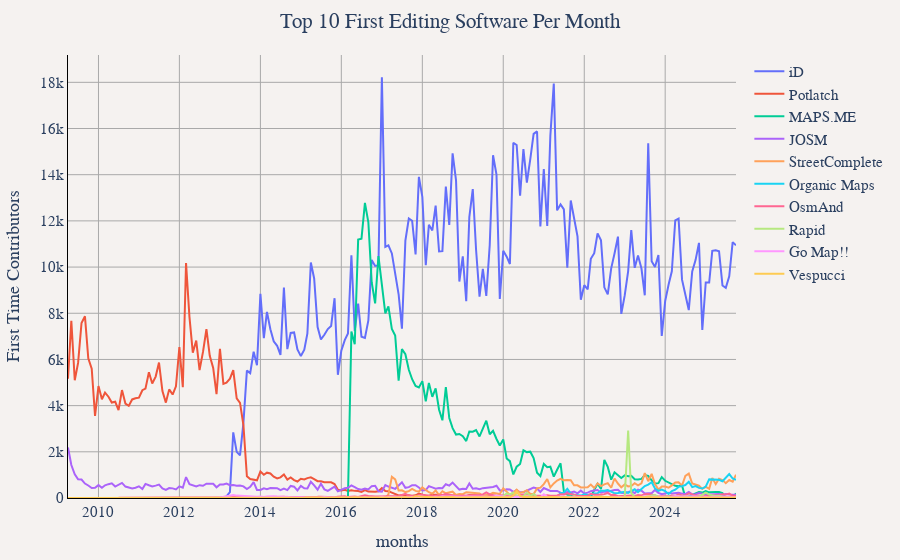

The notebook cell this image was saved under:
### Code cell
df = duckdb.sql("""
WITH top_software AS (
	SELECT created_by
	FROM (
		SELECT
			created_by,
			COUNT(DISTINCT user_name) as total_contributors
		FROM '../changeset_data/year=*/month=*/*.parquet'
		WHERE created_by IS NOT NULL
		GROUP BY created_by
		ORDER BY total_contributors DESC
		LIMIT 10
	)
),
user_first_software AS (
	SELECT 
		user_name,
		created_by,
		year,
		month,
		ROW_NUMBER() OVER (PARTITION BY user_name ORDER BY year, month) as rn
	FROM '../changeset_data/year=*/month=*/*.parquet'
	WHERE created_by IS NOT NULL
),
first_software_only AS (
	SELECT 
		user_name,
		created_by,
		year,
		month,
		CONCAT(year, '-', LPAD(CAST(month as VARCHAR), 2, '0')) as months
	FROM user_first_software
	WHERE rn = 1 AND created_by IN (SELECT created_by FROM top_software)
),
monthly_first_software_counts AS (
	SELECT 
		months,
		created_by,
		COUNT(DISTINCT user_name) as first_time_users
	FROM first_software_only
	GROUP BY months, created_by
)
SELECT 
	months,
	created_by,
	first_time_users as 'First Time Contributors'
FROM monthly_first_software_counts
ORDER BY months""").df()
util.show_figure(
    [
        util.FigureConfig(
            title="Top 10 First Editing Software Per Month",
            x_col="months",
            y_col="First Time Contributors",
            group_col="created_by",
            query_or_df=df,
        ),
    ],
)

### Figure 1 — Plotly figure (JSON) as saved in the notebook; plotly's stock layout.template omitted (floating-point values rounded to 4 significant figures; data arrays with more than 128 entries replaced by an {"elided": "..."} marker saying what was removed)
{"data": [{"hovertemplate": "iD<br>%{x}<br>%{y:,} First Time Contributors<extra></extra>", "name": "iD", "type": "scatter", "visible": true, "x": {"elided": "154 str values"}, "y": {"elided": "154 int values"}}, {"hovertemplate": "Potlatch<br>%{x}<br>%{y:,} First Time Contributors<extra></extra>", "name": "Potlatch", "type": "scatter", "visible": true, "x": {"elided": "184 str values"}, "y": {"elided": "184 int values"}}, {"hovertemplate": "MAPS.ME<br>%{x}<br>%{y:,} First Time Contributors<extra></extra>", "name": "MAPS.ME", "type": "scatter", "visible": true, "x": ["2016-02", "2016-03", "2016-04", "2016-05", "2016-06", "2016-07", "2016-08", "2016-09", "2016-10", "2016-11", "2016-12", "2017-01", "2017-02", "2017-03", "2017-04", "2017-05", "2017-06", "2017-07", "2017-08", "2017-09", "2017-10", "2017-11", "2017-12", "2018-01", "2018-02", "2018-03", "2018-04", "2018-05", "2018-06", "2018-07", "2018-08", "2018-09", "2018-10", "2018-11", "2018-12", "2019-01", "2019-02", "2019-03", "2019-04", "2019-05", "2019-06", "2019-07", "2019-08", "2019-09", "2019-10", "2019-11", "2019-12", "2020-01", "2020-02", "2020-03", "2020-04", "2020-05", "2020-06", "2020-07", "2020-08", "2020-09", "2020-10", "2020-11", "2020-12", "2021-01", "2021-02", "2021-03", "2021-04", "2021-05", "2021-06", "2021-07", "2021-08", "2021-09", "2021-10", "2021-11", "2021-12", "2022-01", "2022-02", "2022-03", "2022-04", "2022-05", "2022-06", "2022-07", "2022-08", "2022-09", "2022-10", "2022-11", "2022-12", "2023-01", "2023-02", "2023-03", "2023-04", "2023-05", "2023-06", "2023-07", "2023-08", "2023-09", "2023-10", "2023-11", "2023-12", "2024-01", "2024-02", "2024-03", "2024-04", "2024-05", "2024-06", "2024-07", "2024-10", "2024-11", "2024-12", "2025-01", "2025-02", "2025-03", "2025-04", "2025-05", "2025-06", "2025-07", "2025-08", "2025-09", "2025-10"], "y": [2, 27, 7207, 6661, 11194, 11231, 12780, 11939, 9342, 8426, 10472, 9328, 7999, 8300, 7317, 7038, 5077, 6447, 6224, 5555, 5144, 4853, 4791, 5061, 4182, 4982, 4383, 4748, 3821, 3365, 4806, 3465, 3026, 2748, 2772, 2673, 2466, 2878, 2869, 2942, 2667, 3003, 3350, 2759, 2907, 2556, 2273, 2532, 1710, 1595, 1020, 1354, 1476, 2067, 1987, 2006, 1730, 1098, 954, 1473, 1332, 1354, 923, 1225, 1501, 278, 142, 142, 117, 69, 52, 70, 54, 41, 346, 620, 387, 1652, 1347, 792, 1114, 981, 867, 979, 945, 957, 811, 797, 828, 994, 958, 766, 627, 642, 906, 745, 675, 616, 529, 509, 540, 16, 180, 263, 234, 298, 245, 265, 261, 255, 213, 31, 17, 11, 199]}, {"hovertemplate": "JOSM<br>%{x}<br>%{y:,} First Time Contributors<extra></extra>", "name": "JOSM", "type": "scatter", "visible": true, "x": {"elided": "199 str values"}, "y": {"elided": "199 int values"}}, {"hovertemplate": "StreetComplete<br>%{x}<br>%{y:,} First Time Contributors<extra></extra>", "name": "StreetComplete", "type": "scatter", "visible": true, "x": ["2016-12", "2017-02", "2017-03", "2017-04", "2017-05", "2017-06", "2017-07", "2017-08", "2017-09", "2017-10", "2017-11", "2017-12", "2018-01", "2018-02", "2018-03", "2018-04", "2018-05", "2018-06", "2018-07", "2018-08", "2018-09", "2018-10", "2018-11", "2018-12", "2019-01", "2019-02", "2019-03", "2019-04", "2019-05", "2019-06", "2019-07", "2019-08", "2019-09", "2019-10", "2019-11", "2019-12", "2020-01", "2020-02", "2020-03", "2020-04", "2020-05", "2020-06", "2020-07", "2020-08", "2020-09", "2020-10", "2020-11", "2020-12", "2021-01", "2021-02", "2021-03", "2021-04", "2021-05", "2021-06", "2021-07", "2021-08", "2021-09", "2021-10", "2021-11", "2021-12", "2022-01", "2022-02", "2022-03", "2022-04", "2022-05", "2022-06", "2022-07", "2022-08", "2022-09", "2022-10", "2022-11", "2022-12", "2023-01", "2023-02", "2023-03", "2023-04", "2023-05", "2023-06", "2023-07", "2023-08", "2023-09", "2023-10", "2023-11", "2023-12", "2024-01", "2024-02", "2024-03", "2024-04", "2024-05", "2024-06", "2024-07", "2024-08", "2024-09", "2024-10", "2024-11", "2024-12", "2025-01", "2025-02", "2025-03", "2025-04", "2025-05", "2025-06", "2025-07", "2025-08", "2025-09", "2025-10"], "y": [1, 1, 150, 920, 807, 329, 332, 256, 296, 390, 306, 274, 461, 337, 250, 190, 326, 126, 295, 202, 239, 273, 134, 178, 167, 253, 242, 238, 208, 199, 93, 119, 155, 224, 199, 176, 421, 290, 137, 230, 365, 220, 257, 339, 172, 168, 417, 449, 603, 822, 458, 631, 758, 832, 768, 775, 768, 547, 547, 456, 452, 467, 583, 432, 635, 514, 590, 646, 443, 845, 627, 463, 588, 504, 514, 638, 549, 634, 1077, 726, 1045, 608, 363, 500, 496, 446, 548, 669, 676, 541, 961, 1055, 627, 574, 532, 395, 480, 402, 868, 606, 839, 780, 642, 780, 708, 1004]}, {"hovertemplate": "Organic Maps<br>%{x}<br>%{y:,} First Time Contributors<extra></extra>", "name": "Organic Maps", "type": "scatter", "visible": true, "x": ["2021-03", "2021-05", "2021-06", "2021-07", "2021-08", "2021-09", "2021-10", "2021-11", "2021-12", "2022-01", "2022-02", "2022-03", "2022-04", "2022-05", "2022-06", "2022-07", "2022-08", "2022-09", "2022-10", "2022-11", "2022-12", "2023-01", "2023-02", "2023-03", "2023-04", "2023-05", "2023-06", "2023-07", "2023-08", "2023-09", "2023-10", "2023-11", "2023-12", "2024-01", "2024-02", "2024-03", "2024-04", "2024-05", "2024-06", "2024-07", "2024-08", "2024-09", "2024-10", "2024-11", "2024-12", "2025-01", "2025-02", "2025-03", "2025-04", "2025-05", "2025-06", "2025-07", "2025-08", "2025-09", "2025-10"], "y": [1, 6, 215, 233, 401, 187, 145, 116, 104, 158, 133, 148, 197, 208, 310, 313, 347, 277, 202, 213, 256, 270, 223, 299, 377, 255, 386, 518, 581, 684, 414, 307, 366, 295, 175, 301, 361, 482, 513, 562, 704, 470, 518, 437, 411, 494, 806, 796, 772, 790, 726, 895, 1037, 844, 789]}, {"hovertemplate": "OsmAnd<br>%{x}<br>%{y:,} First Time Contributors<extra></extra>", "name": "OsmAnd", "type": "scatter", "visible": true, "x": {"elided": "184 str values"}, "y": {"elided": "184 int values"}}, {"hovertemplate": "Rapid<br>%{x}<br>%{y:,} First Time Contributors<extra></extra>", "name": "Rapid", "type": "scatter", "visible": true, "x": ["2019-06", "2019-07", "2019-08", "2019-09", "2019-10", "2019-11", "2019-12", "2020-01", "2020-02", "2020-03", "2020-04", "2020-05", "2020-06", "2020-07", "2020-08", "2020-09", "2020-10", "2020-11", "2020-12", "2021-01", "2021-02", "2021-03", "2021-04", "2021-05", "2021-06", "2021-07", "2021-08", "2021-09", "2021-10", "2021-11", "2021-12", "2022-01", "2022-02", "2022-03", "2022-04", "2022-05", "2022-06", "2022-07", "2022-08", "2022-09", "2022-10", "2022-11", "2022-12", "2023-01", "2023-02", "2023-03", "2023-04", "2023-05", "2023-06", "2023-07", "2023-08", "2023-09", "2023-10", "2023-11", "2023-12", "2024-01", "2024-02", "2024-03", "2024-04", "2024-05", "2024-06", "2024-07", "2024-08", "2024-09", "2024-10", "2024-11", "2024-12", "2025-01", "2025-02", "2025-03", "2025-04", "2025-05", "2025-06", "2025-07", "2025-08", "2025-09", "2025-10"], "y": [6, 39, 38, 36, 17, 18, 28, 80, 199, 148, 234, 103, 43, 74, 226, 96, 172, 45, 29, 30, 25, 38, 30, 32, 18, 36, 13, 17, 87, 18, 13, 14, 13, 22, 31, 35, 65, 16, 39, 21, 40, 42, 11, 41, 2920, 210, 44, 33, 47, 60, 61, 106, 129, 49, 25, 50, 53, 26, 52, 35, 57, 77, 34, 34, 62, 62, 143, 235, 147, 112, 84, 96, 52, 20, 41, 45, 48]}, {"hovertemplate": "Go Map!!<br>%{x}<br>%{y:,} First Time Contributors<extra></extra>", "name": "Go Map!!", "type": "scatter", "visible": true, "x": {"elided": "154 str values"}, "y": {"elided": "154 int values"}}, {"hovertemplate": "Vespucci<br>%{x}<br>%{y:,} First Time Contributors<extra></extra>", "name": "Vespucci", "type": "scatter", "visible": true, "x": {"elided": "194 str values"}, "y": {"elided": "194 int values"}}], "layout": {"barmode": "stack", "font": {"family": "Times", "size": 15}, "margin": {"b": 55, "l": 55, "r": 55, "t": 55}, "paper_bgcolor": "#f5f2f0", "plot_bgcolor": "#f5f2f0", "title": {"text": "Top 10 First Editing Software Per Month", "x": 0.5}, "xaxis": {"gridcolor": "darkgray", "linecolor": "black", "showgrid": true, "tickcolor": "black", "title": {"text": "months"}, "zerolinecolor": "darkgray"}, "yaxis": {"gridcolor": "darkgray", "linecolor": "black", "rangemode": "tozero", "showgrid": true, "tickcolor": "black", "title": {"text": "First Time Contributors"}, "zerolinecolor": "darkgray"}}}
